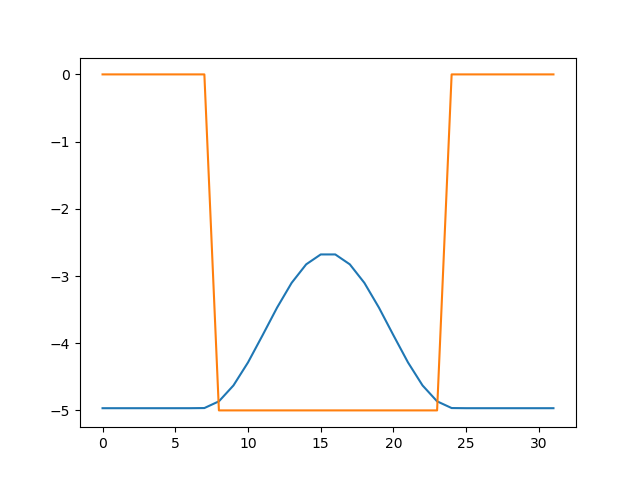

The script that saved this image:
import matplotlib.pyplot as plt
import numpy as np
from scipy import linalg

N = 32
A = np.zeros((N, N))
d = 5.0
V = np.array([-d if i in range(N//4, 3*N//4) else 0 for i in range(N)])
for i in range(N):
    i1 = (i + 1) % N
    i2 = (i - 1 + N) % N
    A[i][i] = 2.0 + V[i]
    A[i][i1] = -1
    A[i][i2] = -1
w, v = linalg.eigh(A)
v = v.transpose()
i0 = np.argmax(abs(w))
v0 = np.power(v, 2)[i0]
plt.plot(v0*20+w[i0])
print(w[i0])
plt.plot(V)
plt.savefig("eigen.png")
